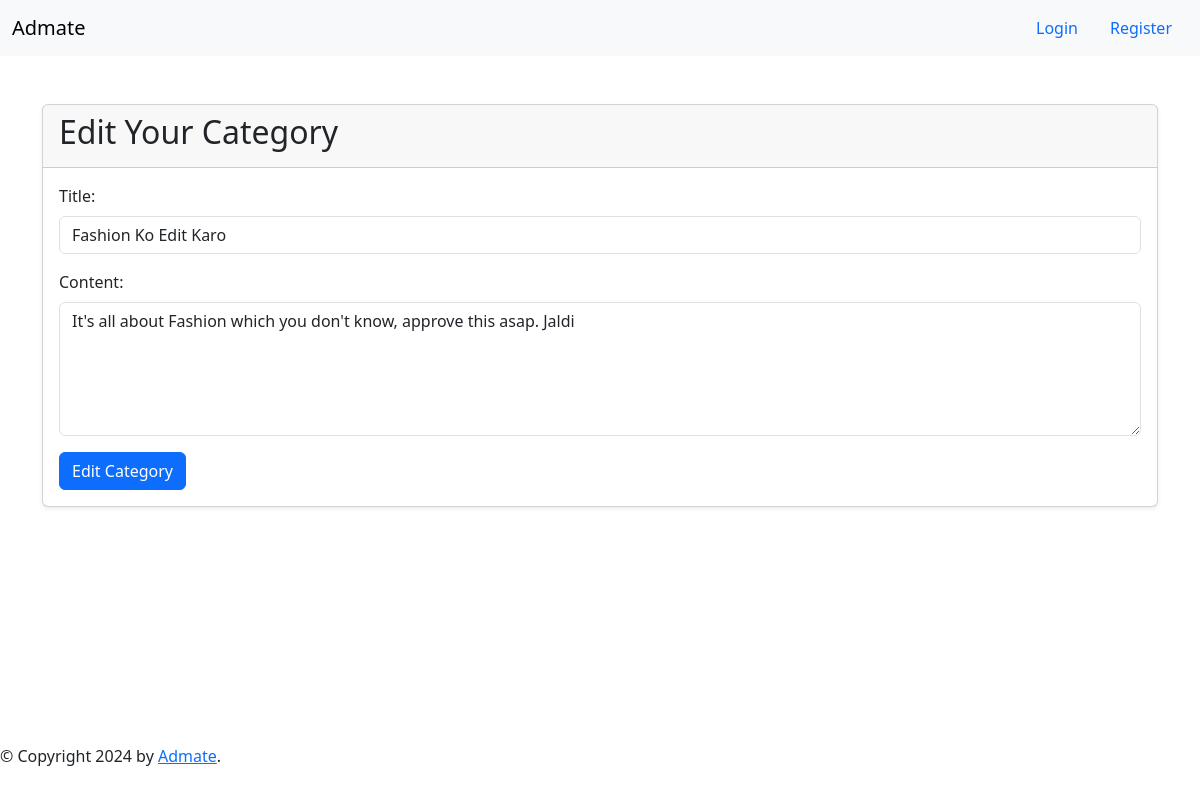
Before: /edit_category/1 with the older database file.
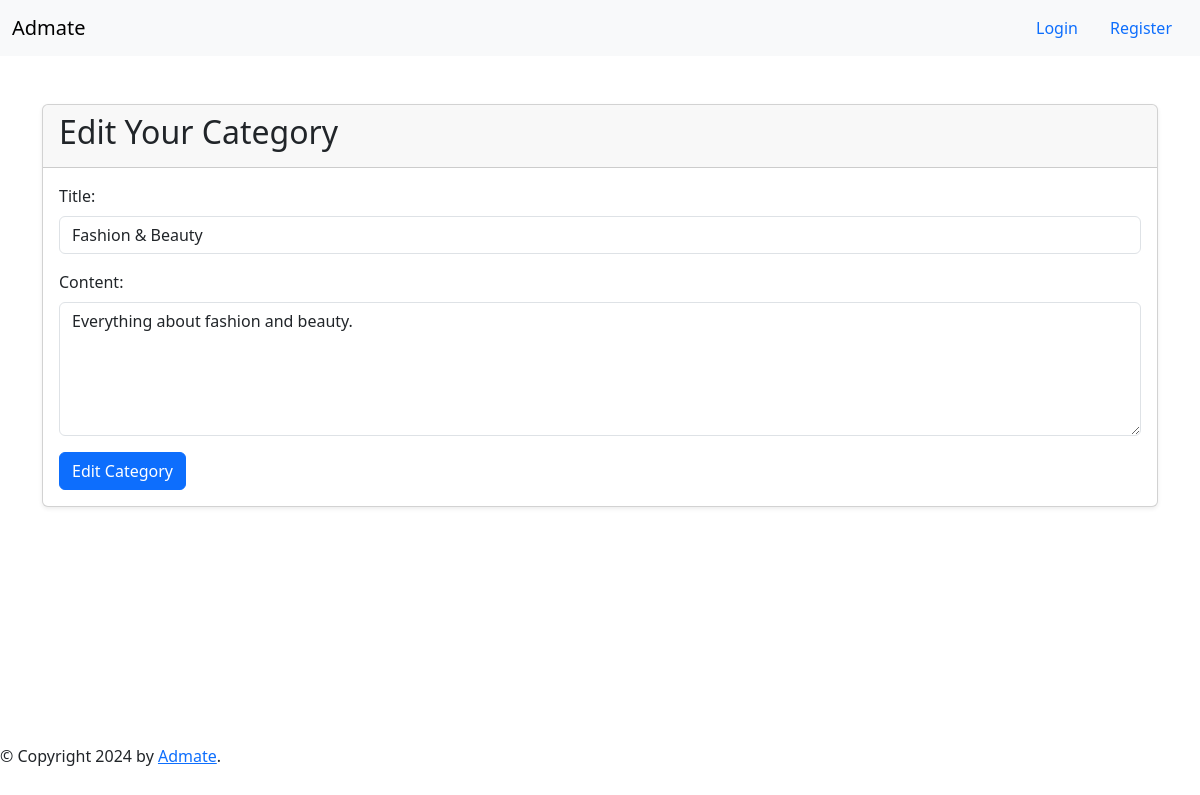
After: the same page with the newer database file.
### application/models.py (models this page shows, shortened)
class Categories(db.Model):
    category_id = db.Column(db.Integer, primary_key=True)
    name = db.Column(db.String(30), nullable=False, unique=True)
    description = db.Column(db.String(100), nullable=True)
    niches = db.relationship('Niche', backref='category', lazy=True)

### application/routes.py (the view, shortened to what this page needs)
@app.route("/edit_category/<int:category_id>", methods=["GET", "POST"]) # type: ignore
def edit_category(category_id):
    category = Categories.query.filter_by(category_id=category_id).first()
    if not category:
        flash('Category does not exist')
        return redirect(url_for('all_campaign'))
    if req.method == "GET":
        return render_template('edit_category.html', category=category)

### templates/edit_category.html (shortened to what this page needs)
{% extends 'nav_link.html' %}
{% block main_content %}
<div class="container mt-5">
    <div class="card shadow-sm">
        <div class="card-header">
            <h2>Edit Your Category</h2>
        </div>
        <div class="card-body">
            <form action="{{ url_for('edit_category', category_id=category.category_id) }}" method="post" class="form">
                <div class="form-group">
                    <label for="title" class="form-label">Title:</label>
                    <input type="text" class="form-control" id="title" name="title" required value="{{ category.name }}">
                </div>
                <div class="form-group mt-3">
                    <label for="content" class="form-label">Content:</label>
                    <textarea class="form-control" id="content" name="content" rows="5" required>{{ category.description }}</textarea>
                </div>
                <button type="submit" class="btn btn-primary mt-3">Edit Category</button>
            </form>
        </div>
    </div>
</div>
{% endblock main_content %}

Changed rows visible on the page:
changed Categories: title "Fashion Ko Edit Karo" → "Fashion & Beauty"; content "It's all about Fashion which you don't know, approve this asap. Jaldi" → "Everything about fashion and beauty."
